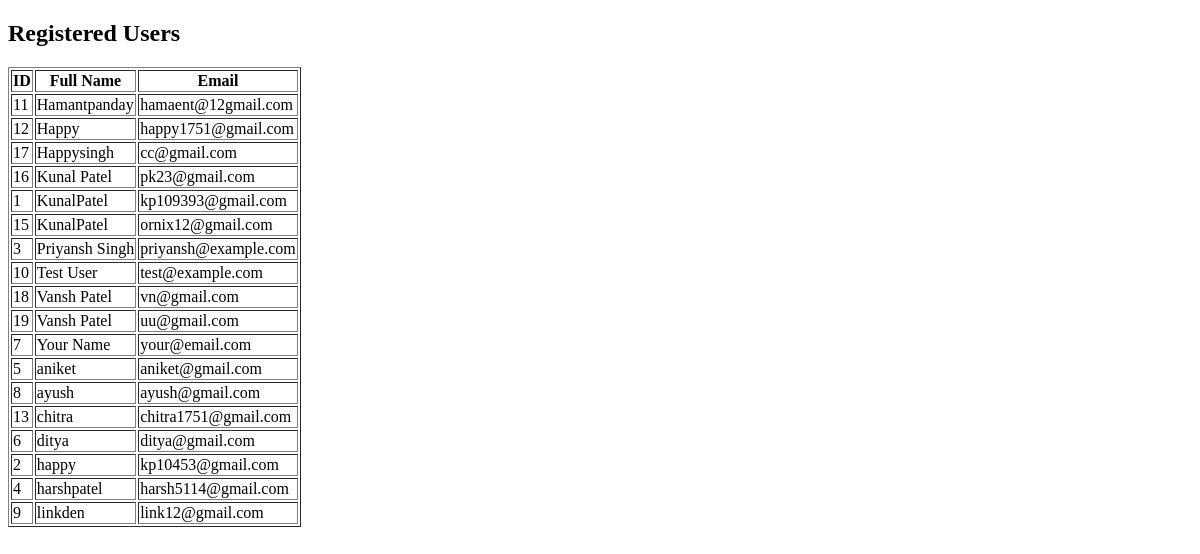
The page /api/users-page/ on the database as committed earlier.
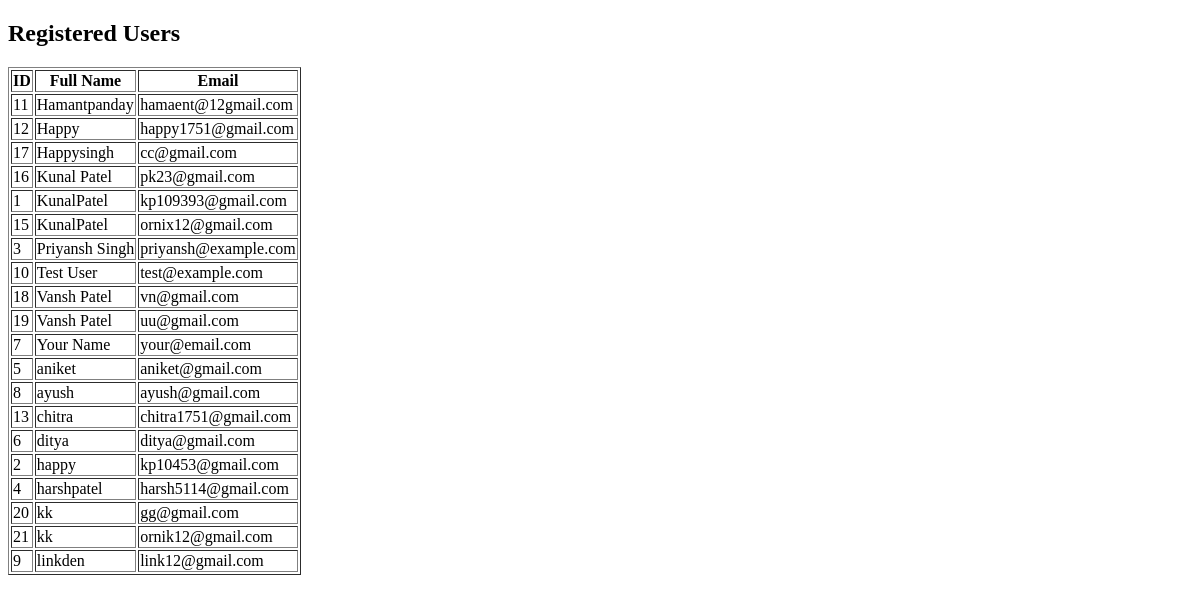
The same page on the database as committed later.
### accounts/models.py (models this page shows, shortened)
class Register(models.Model):
    user = models.OneToOneField(
        settings.AUTH_USER_MODEL,
        on_delete=models.CASCADE,
        related_name="profile",
    )
    fullname = models.CharField(max_length=50)
    company = models.CharField(max_length=100, default="Unknown")
    email = models.EmailField(max_length=100, unique=True)
    created_at = models.DateTimeField(auto_now_add=True)
    updated_at = models.DateTimeField(auto_now=True)
    class Meta:
        ordering = ["fullname"]
        verbose_name = "User Account"
        verbose_name_plural = "User Accounts"

### accounts/views.py (the view)
# urls.py: path("users-page/", users_page, name="users-page"),
def users_page(request):
    users = Register.objects.select_related("user").all()
    return render(request, "accounts/users_page.html", {"users": users})

### accounts/templates/accounts/users_page.html (shortened to what this page needs)
<!DOCTYPE html>
<html>
<head>
</head>
<body>
    <h2>Registered Users</h2>
    <table border="1">
        <tr>
            <th>ID</th>
            <th>Full Name</th>
            <th>Email</th>
        </tr>
        {% for user in users %}
        <tr>
            <td>{{ user.id }}</td>
            <td>{{ user.fullname }}</td>
            <td>{{ user.email }}</td>
        </tr>
        {% endfor %}
    </table>
</body>
</html>

Rows that differ between the two databases and show on the page:
added Register: id "20", fullname "kk", email "gg@gmail.com"
added Register: id "21", fullname "kk", email "ornik12@gmail.com"
